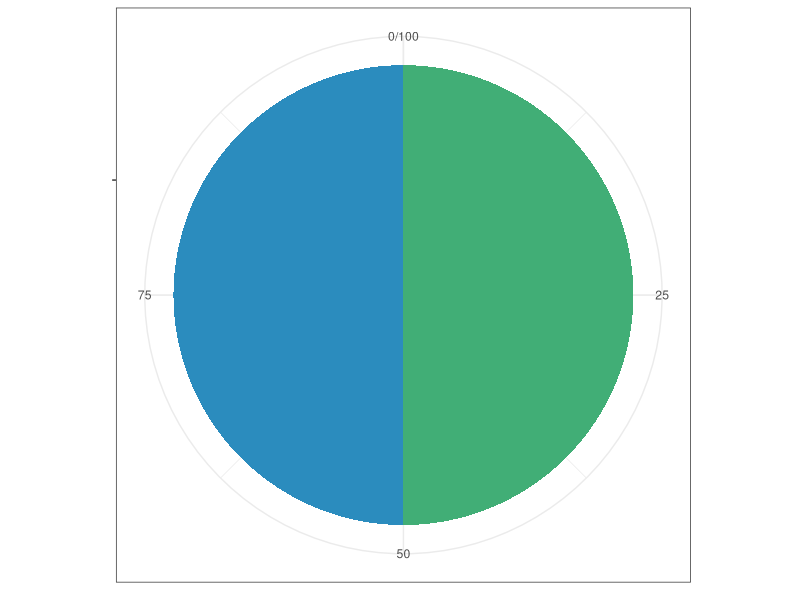
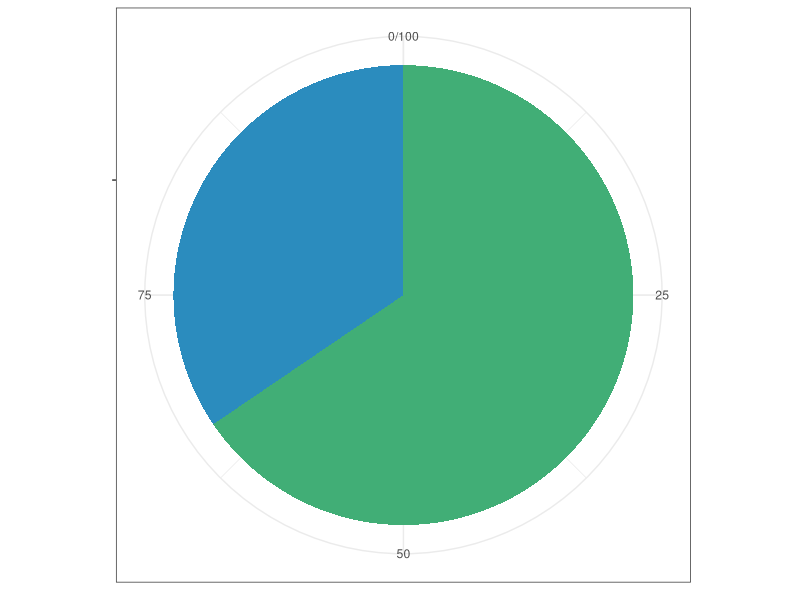
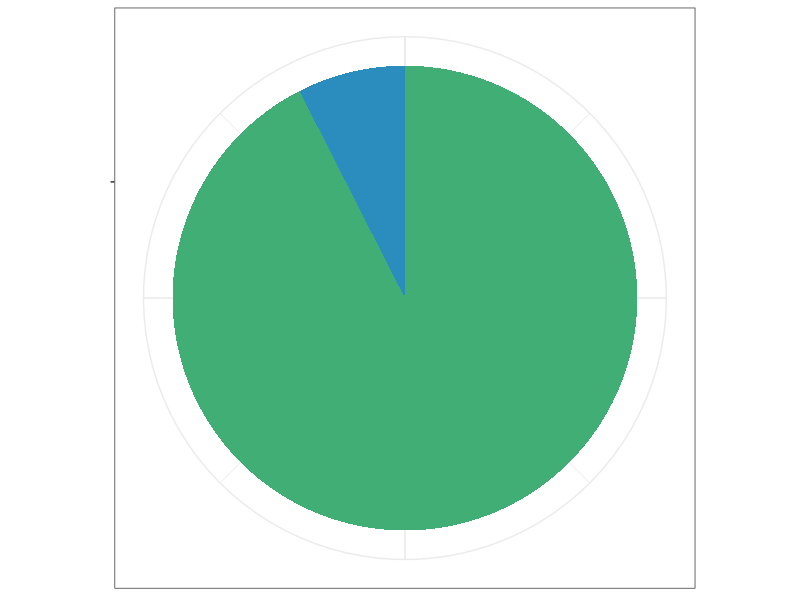
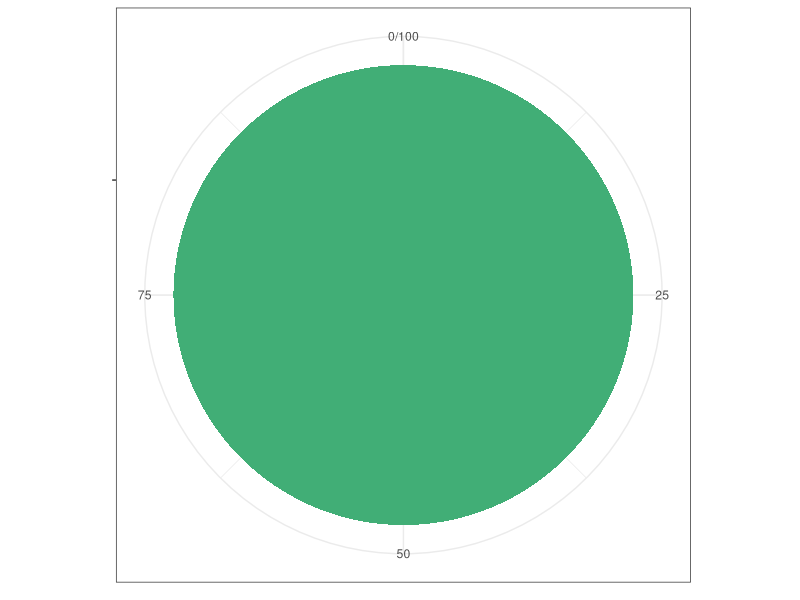
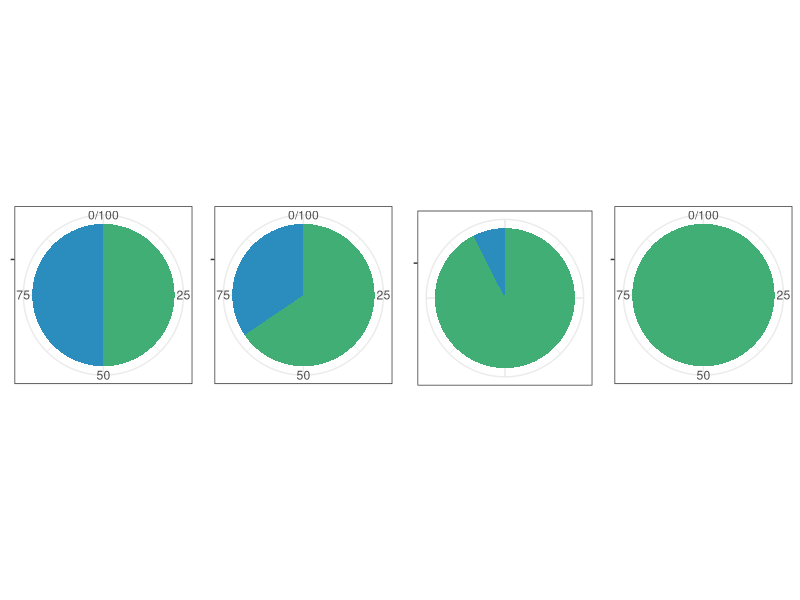

These figures' R source, in order:
require(ggplot2)
require(shape)
require(gridExtra)

COLB <- c("#c6dbef", "#4eb3d3", "#2b8cbe", "#0868ac","#084081")

pie_1 <- data.frame(
  group = c("A", "B"),
  value = c(50, 50)
)

pie_2 <- data.frame(
  group = c("A", "B"),
  value = c(34.5, 65.5)
)

pie_3 <- data.frame(
  group = c("A", "B"),
  value = c(7.5,92.5)
)

pie_4 <- data.frame(
  group = c("A", "B"),
  value = c(0, 100)
)


pie_plot1 <- ggplot(pie_1, aes(x =factor(""),
                       y = value,
                       fill = group)) +
  geom_bar(width = 1,
           stat = "identity") +
  coord_polar("y", start = 0) +
  theme_bw() +
  theme(legend.title = element_blank(),
        axis.title.x = element_blank(),
        axis.title.y = element_blank(),
        legend.position = "none") +
  scale_fill_manual(values=c("#2b8cbe",
                             "#41ae76"))
pie_plot1


pie_plot2<- ggplot(pie_2, aes(x = "",
                              y = value,
                              fill = group)) +
  geom_bar(width = 1,
           stat = "identity") +
  coord_polar("y", start = 0) +
  theme_bw() +
  theme(legend.title = element_blank(),
        axis.title.x = element_blank(),
        axis.title.y = element_blank(),
        legend.position = "none") +
  scale_fill_manual(values=c("#2b8cbe",
                             "#41ae76"))
pie_plot2


pie_plot3<- ggplot(pie_3, aes(x = " ",
                              y = value,
                              fill = group)) +
  geom_bar(width = 1,
           stat = "identity") +
  coord_polar("y") +
  theme_bw() +
  theme(legend.title = element_blank(),
        axis.title.x = element_blank(),
        axis.title.y = element_blank(),
        axis.text.x=element_blank(), 
        legend.position = "none") +
  scale_fill_manual(values=c("#2b8cbe",
                             "#41ae76"))
pie_plot3

pie_plot4<- ggplot(pie_4, aes(x = "",
                              y = value,
                              fill = group)) +
  geom_bar(width = 1,
           stat = "identity") +
  coord_polar("y", start = 0) +
  theme_bw() +
  theme(legend.title = element_blank(),
        legend.position = "none",
        axis.title.x = element_blank(),
        axis.title.y = element_blank()) +
  scale_fill_manual(values=c("#2b8cbe",
                             "#41ae76"))
pie_plot4

plot_final <- grid.arrange(pie_plot1, pie_plot2, pie_plot3, pie_plot4, ncol=4)

ggsave(plot_final, filename = "piecharts.pdf", 
       path = "capitalism",
       width = 8, height = 6, units = "in")
